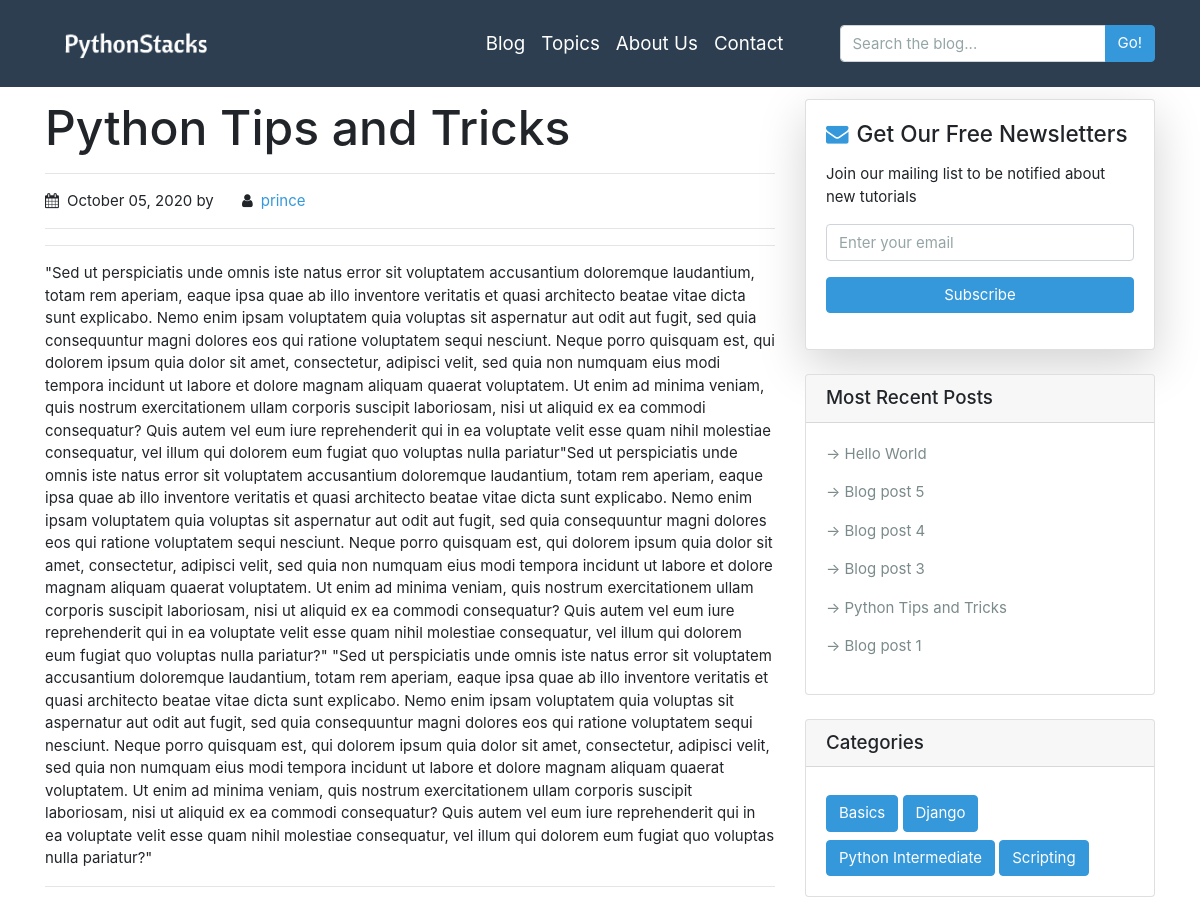
The app's page /python-tips-and-tricks/ (upper part), older data.
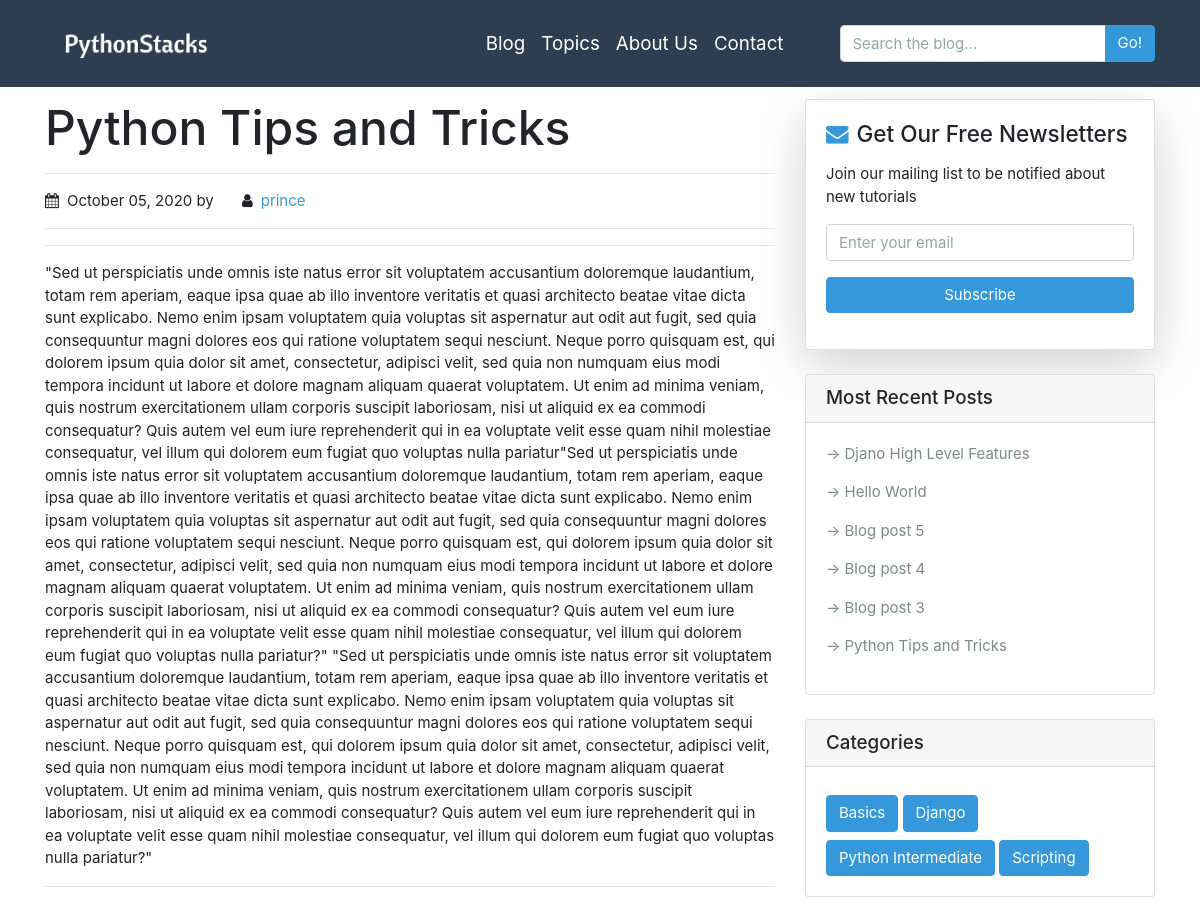
The same page, newer data.
### blog/models.py (models this page shows, shortened)
class Post(models.Model):
    title = models.CharField(max_length=200)
    author = models.ForeignKey(Author, on_delete=models.CASCADE)
    image = models.ImageField(upload_to='post_images', blank=True)
    slug = models.SlugField(unique=True)
    overview = models.TextField()
    content = RichTextUploadingField()
    pub_date = models.DateTimeField(auto_now_add=True)
    categories = models.ManyToManyField(Category, related_name='posts')
    featured = models.BooleanField(default=False)
    class Meta:
        ordering = ['-pub_date']

class Category(models.Model):
    tag = models.CharField(max_length=50)
    def __str__(self):
        return f'{self.tag}'

class Author(models.Model):
    user = models.OneToOneField(User, on_delete=models.CASCADE)
    def __str__(self):
        return f"{self.user.username}"

### blog/views.py (the view)
# urls.py: path("<slug:slug>/", views.detail, name="detail"),
def detail(request, slug):
    post = get_object_or_404(Post, slug=slug)
    comments = post.comments.filter(active=True) # all active comments associated with this post
    new_comment = None
    if request.method == 'POST':
        comment_form = CommentForm(request.POST)  # pass in the data received to the CommentForm
        if comment_form.is_valid():
            new_comment = comment_form.save(commit=False)
            new_comment.post = post
            new_comment.save()
    else:
        comment_form = CommentForm()
    context = {
        'post': post,
        'categories': categories,
        'comment_form': comment_form,
        'new_comment': new_comment,
        'recent_posts': recent_posts,
        'comments': comments,
    }
    return render(request, 'blog/detail.html', context)

### blog/forms.py
class CommentForm(forms.ModelForm):
    class Meta:
        model = Comment
        fields = ('name', 'email', 'content')

### blog/templates/blog/detail.html (shortened to what this page needs)
{% extends "blog/base.html" %}
{% load crispy_forms_tags %}
{% block content %}
<div class="container">
    <div class="row">
      <div class="col-lg-8">
        <h1 class="mt-4">{{ post.title }}</h1>
        <hr>
        <p><i class="fa fa-calendar mr-2"></i>{{ post.pub_date | date:"F d, Y" }}
          <span> by
            <i class="fa fa-user ml-4 mr-2"></i><a href="#">{{ post.author }}</a>
          </span>
        </p>
        <hr>
        <hr>
        {{ post.content | safe}}
        <hr>
      </div>
      {% include "blog/sidebar.html" %}
    </div>
</div>
{% endblock content%}

### blog/templates/blog/sidebar.html
<div class="col-md-4">
        <div class="card my-4 shadow-lg">
          <div class="card-body">
            <h4><i class="fa fa-envelope mr-2 text-info"></i>Get Our Free Newsletters</h4>
            <p class="mt-3">Join our mailing list to be notified about new tutorials </p>
            <form method="" action="{% url 'blog:search' %}">
              <div class="form-group">
                <input type="email" class="form-control" name="email" placeholder="Enter your email">
                <button class="btn btn-info btn-block mt-3" type="submit">Subscribe</button>
              </div>
            </form>
          </div>
        </div>
        <div class="card my-4">
          <h5 class="card-header">Most Recent Posts</h5>
          <div class="card-body">
            {% for recent in recent_posts %}
            <p ><a class="text-dark" href="{% url 'blog:detail' recent.slug %}">&rarr; {{ recent.title }}</a></p>
            {% endfor %}
          </div>
        </div>
        <div class="card my-4">
          <h5 class="card-header">Categories</h5>
          <div class="card-body">
            {% for cat in categories %}
              <a class="btn btn-info mt-2" href="{% url 'blog:category' cat.tag %}">{{ cat }}</a>
            {% endfor %}
          </div>
        </div>
</div>

Row changes from the older to the newer data that the page shows:
no longer on this page (row unchanged): Post: title "Blog post 1"
added Post: title "Djano High Level Features"
